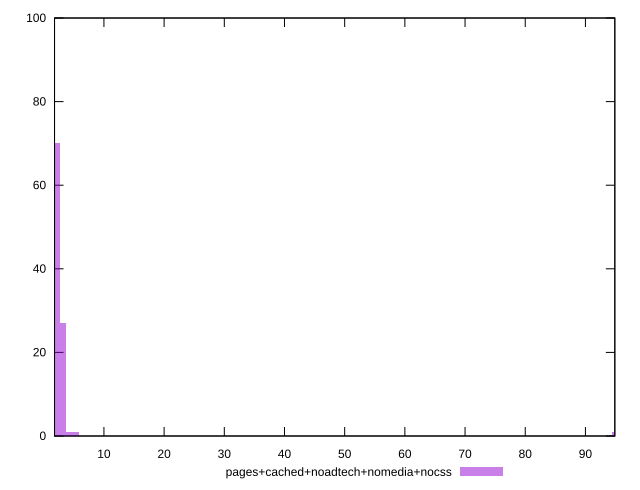

Write the gnuplot code that produced this figure.
reset

$pagesCachedNoadtechNomediaNocss <<EOF
95.0153107344967 1
3.2391583204942056 27
2.1594388803294704 70
4.318877760658941 1
5.3985972008236764 1
EOF

set key outside below
set boxwidth 1.0797194401647352
set xrange [1.7930000000000001:94.884]
set yrange [0:100]
set trange [0:100]
set style fill transparent solid 0.5 noborder
set terminal svg size 640, 490 enhanced background rgb 'white'
set output "report_0_00242021-02-20T12:25:28.543Z/server-response-time/comparison/histogram/4_vs_5.svg"

plot $pagesCachedNoadtechNomediaNocss title "pages+cached+noadtech+nomedia+nocss" with boxes

reset
